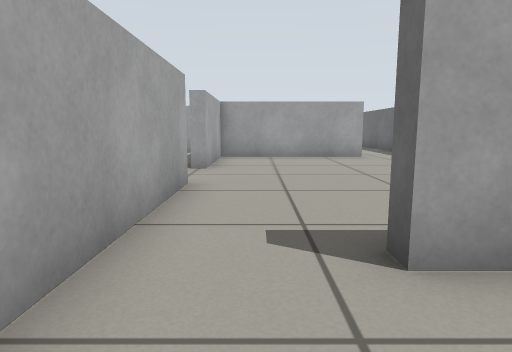
view 1 (above)

24 first-person views from a walk through a world built for the Gazebo simulator. The camera is 0.51 m above the floor, tilts 8° down and sees 75° across. The floor is counted in squares, 0.5 m on a side. Each view is taken from the middle of a square. On the plan, view 1 faces up. The plan holds only what a view shows up to about 13 squares ahead; the rest is blank.

view 2
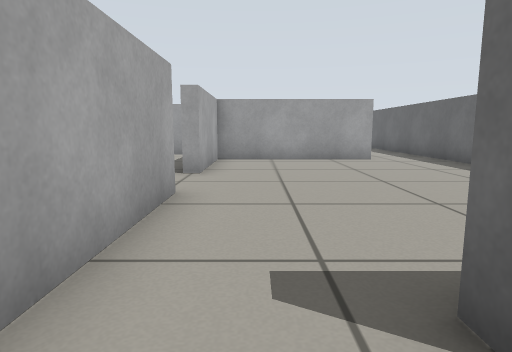

view 3
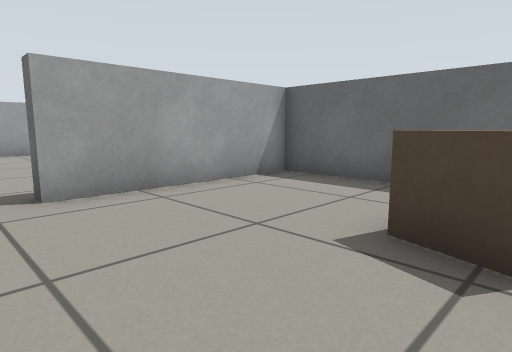

view 4
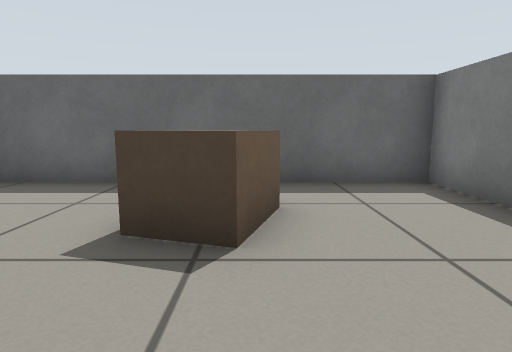

view 5
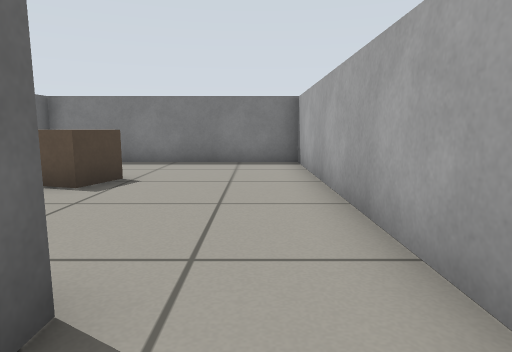

view 6
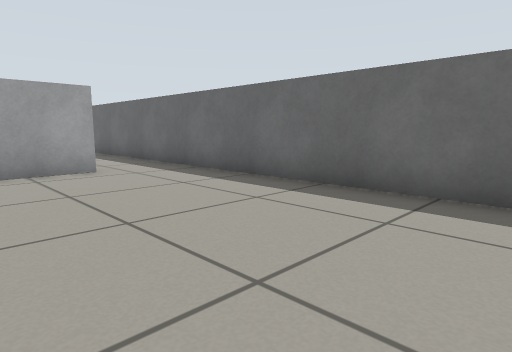

view 7
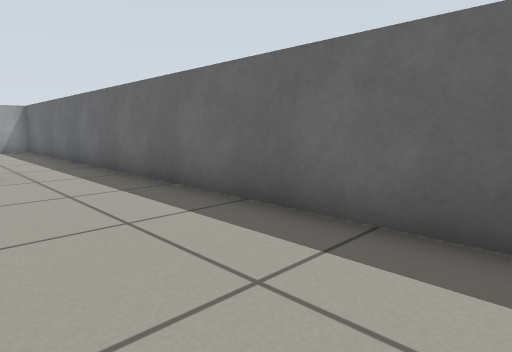

view 8
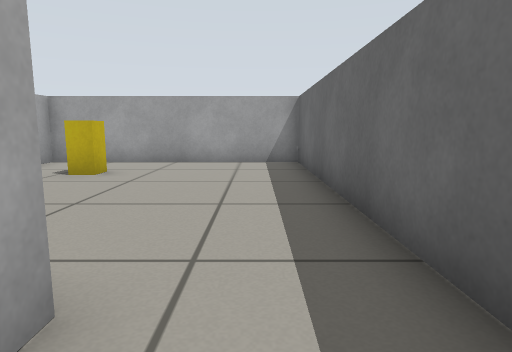

view 9
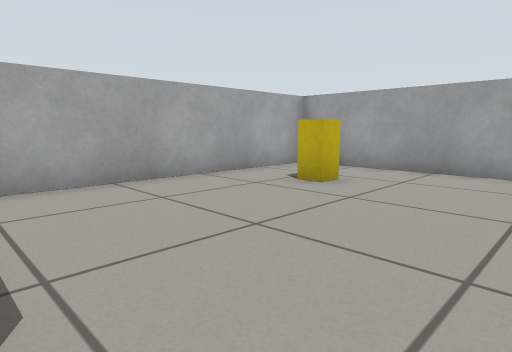

view 10
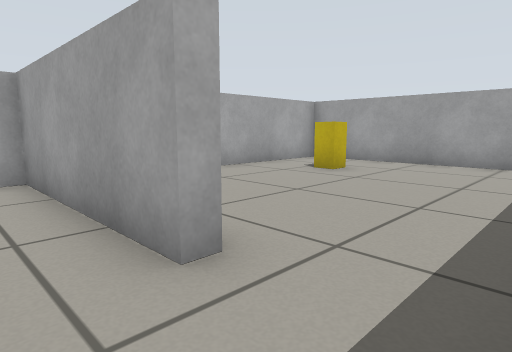

view 11
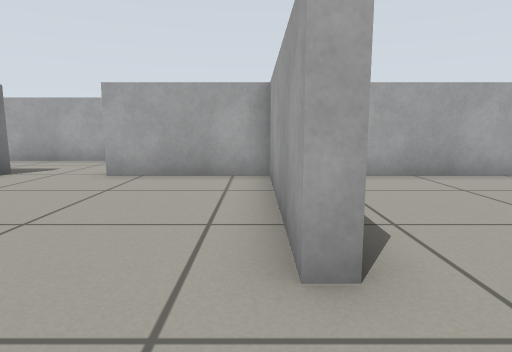

view 12
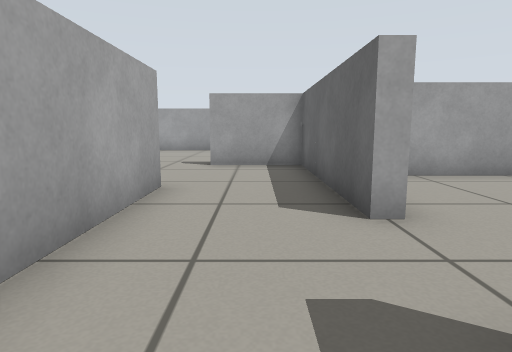

view 13
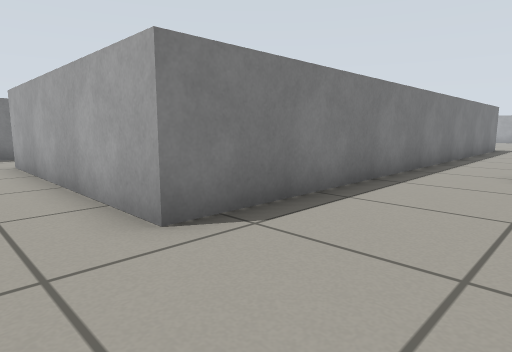

view 14
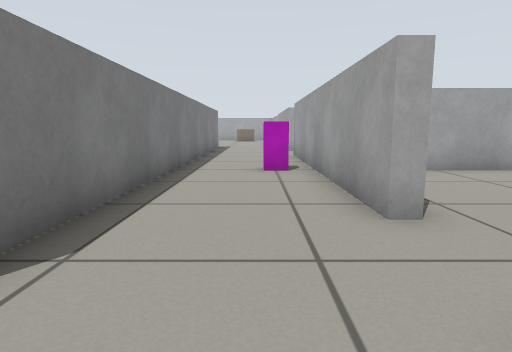

view 15
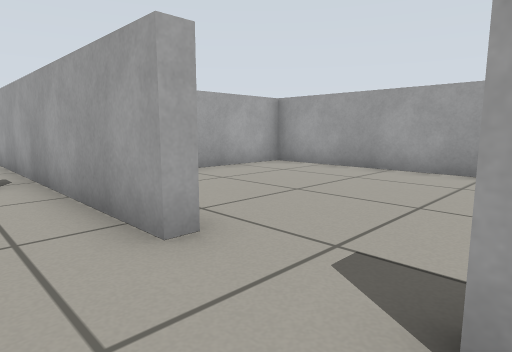

view 16
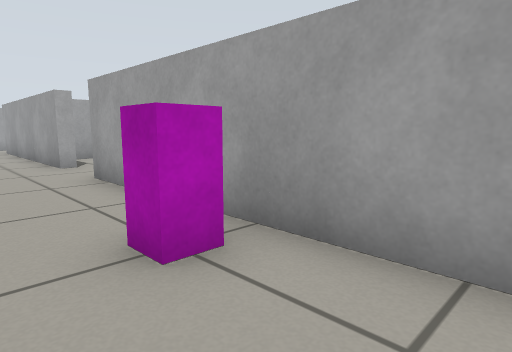

view 17
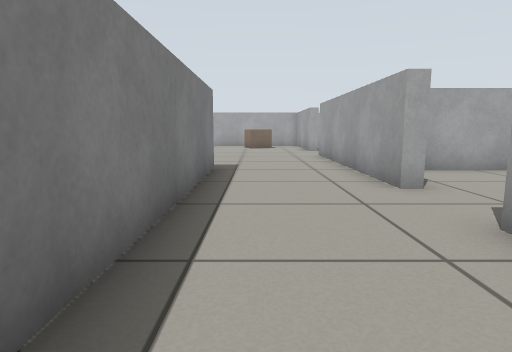

view 18
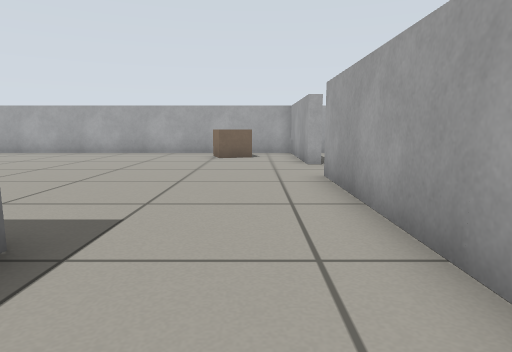

view 19
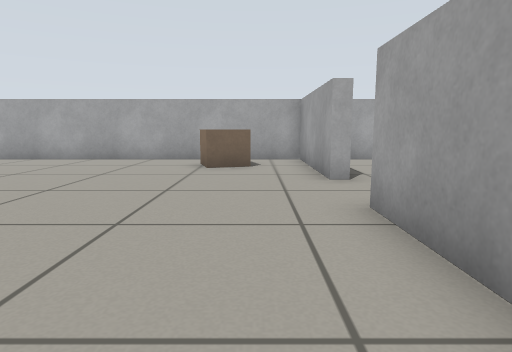

view 20
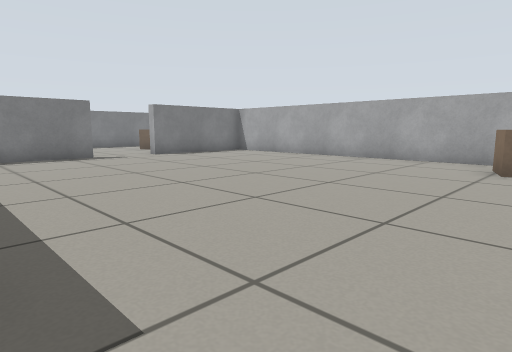

view 21
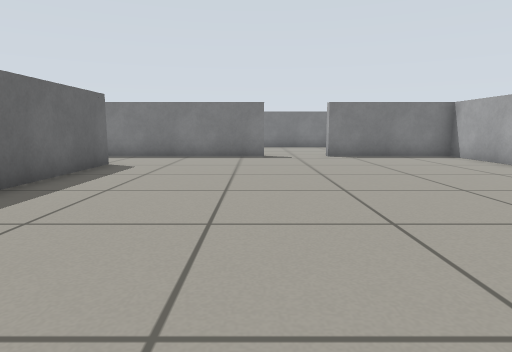

view 22
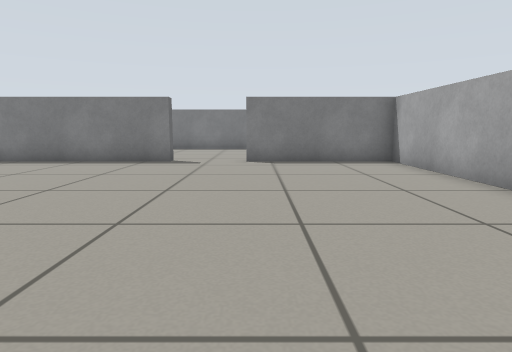

view 23
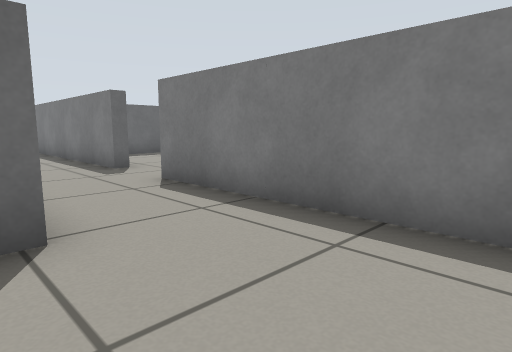

view 24
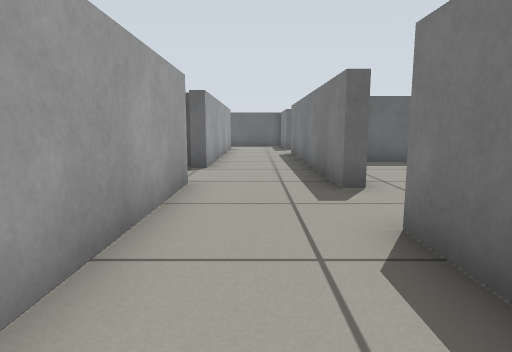

### Floor plan
Points are (right, up) in squares from view 1. A wall is a line through its corners. A room is listed if a view was taken in it or the views show most of it. See-through windows are left out.
Room 1 (views 1, 2, 3, 4)
walls: (-1.3, 1.4) (-1.3, -6.3) (6.3, -6.3) (6.3, 2.3) (1.1, 2.3)
ways out: opening at (0, 2.3) to room 2
objects: brown box (3, -3) to (4, -2)
Room 2 (views 5, 6, 7, 8, 10)
walls: (-1.3, 6.4) (-1.3, 1.4); (3.9, 12.3) (-1.3, 12.3) (-1.3, 8.7); (6.3, 4.4) (6.3, 11.6); (1.1, 2.3) (1.1, 2.8)
ways out: opening at (0, 2.3) to room 1; opening at (5, 12.3) to room 3; opening at (-2, 7.5) to room 4
Room 3 (views 9, 11)
walls: (3.9, 12.8) (3.9, 12.3); (6.3, 11.6) (6.3, 21.3) (-1.3, 21.3) (-1.3, 13.8)
ways out: opening at (5, 12.3) to room 2
objects: yellow box (1, 19)
Room 4 (views 12, 13, 14, 15, 16, 17, 18, 19, 20, 21, 22, 23, 24)
walls: (-21.7, 3.3) (-21.7, 7.5); (-21.7, 10.9) (-4.7, 10.9) (-4.7, 3.3); (-26.3, 0) (-26.3, 0.5) (-18.6, 0.5); (-15.6, 3.3) (-20.5, 3.3); (-18.7, 14.5) (-26.4, 14.5); (-28.7, 14.5) (-33.3, 14.5) (-33.3, 0.5) (-28.7, 0.5) (-28.7, 0); (-16.3, 0) (-16.3, 0.5) (-9, 0.5); (-8.9, 3.3) (-13.3, 3.3) (-13.3, 3.8); (-6.7, 14.5) (-16.4, 14.5); (-5.2, 0.5) (-4.7, 0.5); (-1.3, 8.7) (-1.7, 8.7) (-1.7, 14.5) (-4.4, 14.5)
ways out: opening at (-2, 7.5) to room 2; opening at (-5.5, 15) to room 5; opening at (-27.5, 0); opening at (-27.5, 15); opening at (-17.5, 0); opening at (-17.5, 15); opening at (-14.5, 4)
objects: brown box (-32, 12) to (-31, 13); magenta box (-12, 13) to (-11, 14)
Room 5 (no view inside)
walls: (-6.7, 15) (-6.7, 14.5); (-5.6, 21.3) (-11.3, 21.3) (-11.3, 17.3)
ways out: opening at (-5.5, 15) to room 4

Positions as (right, up) in squares from view 1, and headings:
1: (0, 0), facing up
2: (0, 1), facing up
3: (0, -3), facing up-right
4: (0, -3), facing right
5: (0, 4), facing down
6: (1, 4), facing up-right
7: (3, 4), facing up-right
8: (5, 11), facing up
9: (5, 13), facing up-left
10: (6, 11), facing up-left
11: (6, 12), facing left
12: (-3, 5), facing up
13: (-3, 14), facing down-left
14: (-3, 13), facing left
15: (-4, 13), facing up-left
16: (-9, 12), facing up-left
17: (-13, 12), facing left
18: (-19, 13), facing left
19: (-22, 13), facing left
20: (-22, 13), facing down-left
21: (-26, 13), facing down
22: (-29, 11), facing down
23: (-25, 4), facing down-right
24: (-22, 2), facing right
